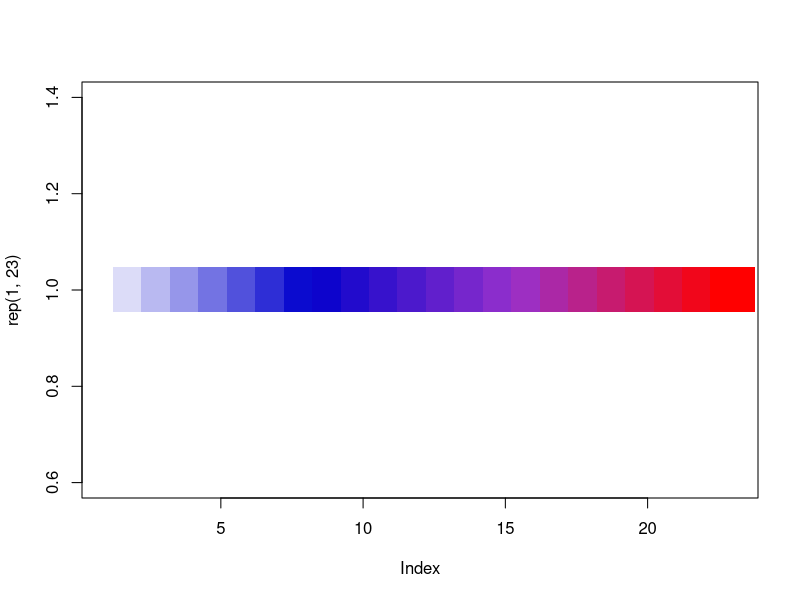
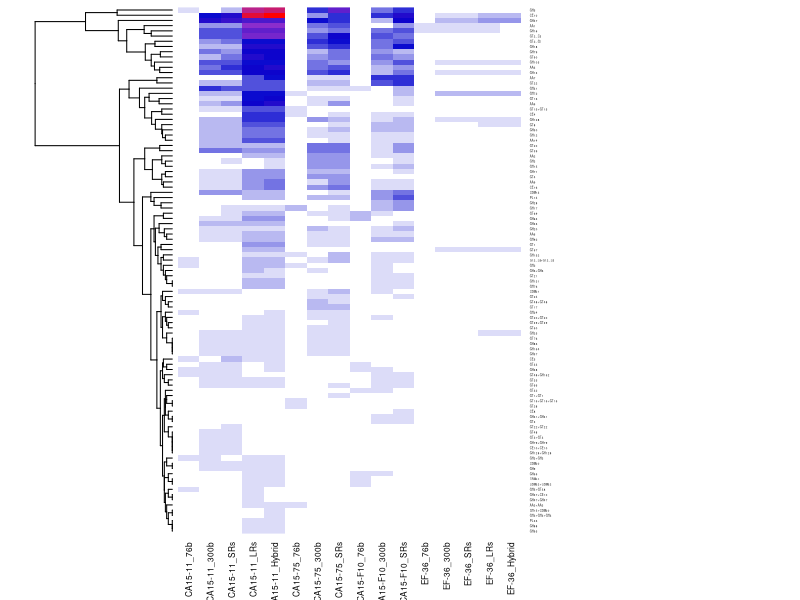
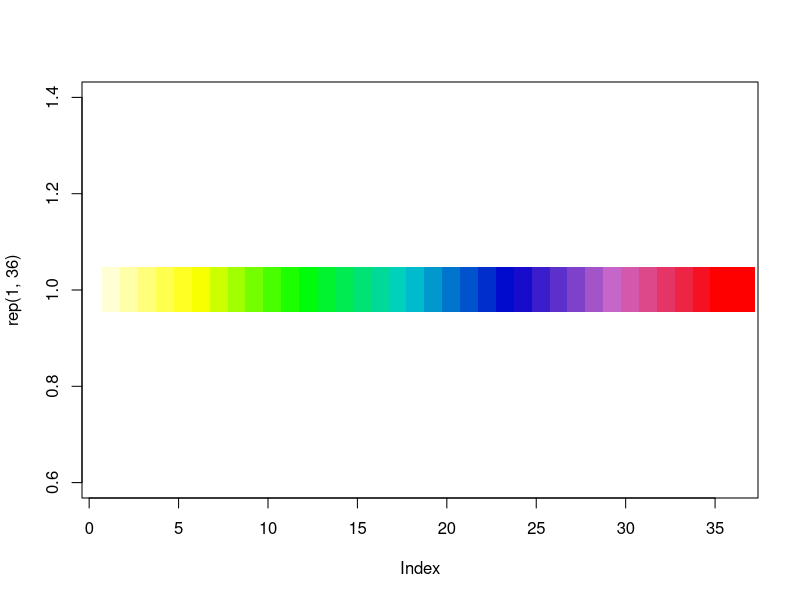
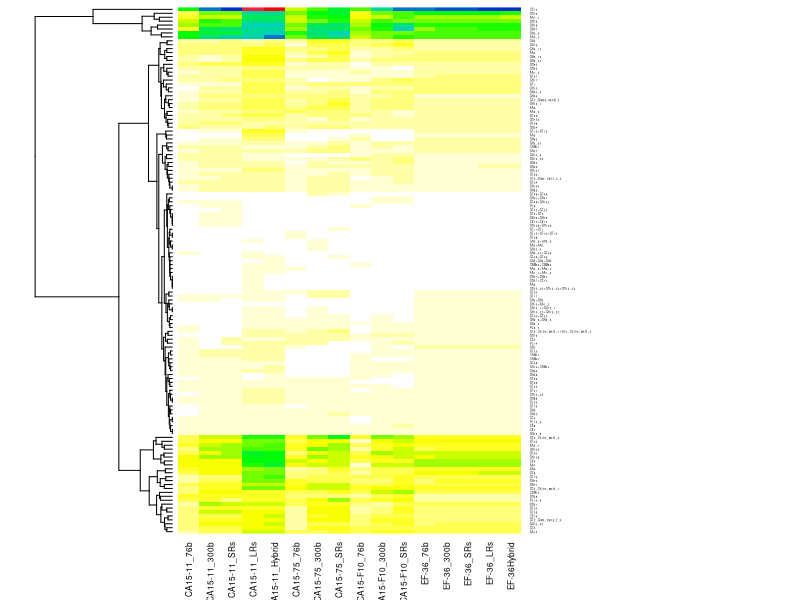

Here is the R script that generated these plots, in order:
#Heatmap of CAZomes of 16 LtG assemblies
#Prior to run you must delete empty columns of `cazyMatrix.csv`
#and rename to `cazyMatrix.ed.csv`

#1rst plot if for figure 3, 2nd for supp mat

setwd('/Users/REAnAr/LtG/res/')

#get data from cvs and turn in numeric matrix
cazymes <- read.csv('cazyMatrix.ed.fam.dif4.csv', header = TRUE, row.names = 1)

#change saple names
names(cazymes)[names(cazymes) == "X10Lt.76"] <- "CA15-F10_76b"
names(cazymes)[names(cazymes) == "X10Lt.300"] <- "CA15-F10_300b"
names(cazymes)[names(cazymes) == "X10Lt.SR"] <- "CA15-F10_SRs"

names(cazymes)[names(cazymes) == "X11Lt.76"] <- "CA15-11_76b"
names(cazymes)[names(cazymes) == "X11Lt.300"] <- "CA15-11_300b"
names(cazymes)[names(cazymes) == "X11Lt.SR"] <- "CA15-11_SRs"
names(cazymes)[names(cazymes) == "X11Lt.Canu"] <- "CA15-11_LRs"
names(cazymes)[names(cazymes) == "X11Lt.PurgeHap"] <- "CA15-11_Hybrid"

names(cazymes)[names(cazymes) == "X36Lt.76"] <- "EF-36_76b"
names(cazymes)[names(cazymes) == "X36Lt.300"] <- "EF-36_300b"
names(cazymes)[names(cazymes) == "X36Lt.SR"] <- "EF-36_SRs"
names(cazymes)[names(cazymes) == "X36Lt.Canu"] <- "EF-36_LRs"
names(cazymes)[names(cazymes) == "X36Lt.PurgeHap"] <- "EF-36_Hybrid"

names(cazymes)[names(cazymes) == "X75Lt.76"] <- "CA15-75_76b"
names(cazymes)[names(cazymes) == "X75Lt.300"] <- "CA15-75_300b"
names(cazymes)[names(cazymes) == "X75Lt.SR"] <- "CA15-75_SRs"
#change data type
df <- as.matrix(cazymes)

#set color ramp with equql colors than heatmap values (22)
colfunc <- colorRampPalette(c("white", "blue3","darkorchid", "red"))
ramp <- colfunc(23)
#draw the color key
plot(rep(1,23),col=colfunc(23),pch=15,cex=6)
#plotting clustering by raw, scale, col by strainn
heatmap(df, scale="none", col=ramp, Colv=NA, cexRow=0.2,
        cexCol=0.6, margins = c(4, 15), revC = TRUE)

#END

#next heatmap use full cazy counts for supplementary figures

#get data from cvs and turn in numeric matrix
cazymes <- read.csv('cazyMatrix.ed2.csv', header = TRUE, row.names = 1)

#change saple names
names(cazymes)[names(cazymes) == "X10Lt.76"] <- "CA15-F10_76b"
names(cazymes)[names(cazymes) == "X10Lt.300"] <- "CA15-F10_300b"
names(cazymes)[names(cazymes) == "X10Lt.SR"] <- "CA15-F10_SRs"

names(cazymes)[names(cazymes) == "X11Lt.76"] <- "CA15-11_76b"
names(cazymes)[names(cazymes) == "X11Lt.300"] <- "CA15-11_300b"
names(cazymes)[names(cazymes) == "X11Lt.SR"] <- "CA15-11_SRs"
names(cazymes)[names(cazymes) == "X11Lt.Canu"] <- "CA15-11_LRs"
names(cazymes)[names(cazymes) == "X11Lt.PurgeHap"] <- "CA15-11_Hybrid"

names(cazymes)[names(cazymes) == "X36Lt.76"] <- "EF-36_76b"
names(cazymes)[names(cazymes) == "X36Lt.300"] <- "EF-36_300b"
names(cazymes)[names(cazymes) == "X36Lt.SR"] <- "EF-36_SRs"
names(cazymes)[names(cazymes) == "X36Lt.Canu"] <- "EF-36_LRs"
names(cazymes)[names(cazymes) == "X36Lt.PurgeHap"] <- "EF-36Hybrid"

names(cazymes)[names(cazymes) == "X75Lt.76"] <- "CA15-75_76b"
names(cazymes)[names(cazymes) == "X75Lt.300"] <- "CA15-75_300b"
names(cazymes)[names(cazymes) == "X75Lt.SR"] <- "CA15-75_SRs"

#change data type
df <- as.matrix(cazymes)
#set color ramp with equql colors than heatmap values (22)
colfunc <- colorRampPalette(c("white", "yellow", "green", "cyan3", "blue3", "orchid3", "red"))
ramp <- colfunc(36)
#draw the color key
plot(rep(1,36),col=colfunc(36),pch=15,cex=6)
#plotting clustering by raw, scale, col by strainn
heatmap(df, scale="none", col=ramp, Colv=NA, cexRow=0.2,
        cexCol=0.6, margins = c(4, 15), revC = TRUE)

#END

